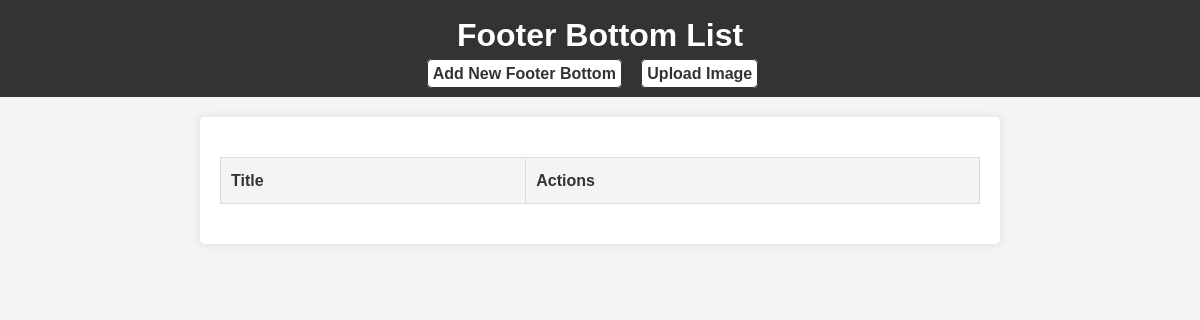
/main/footer, run on an earlier commit of the app's database.
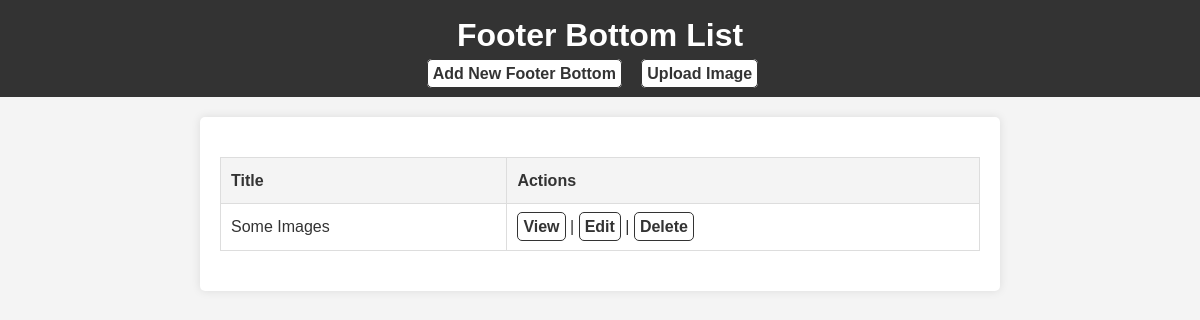
And on a later commit of the database.
### Goods/models.py (models this page shows)
class FooterBottom(models.Model):
    call_center = models.CharField(max_length=255)
    location = models.CharField(max_length=255)
    title = models.CharField(max_length=255)
    facebook_link = models.URLField(max_length=255)
    twitter_link = models.URLField(max_length=255)
    linkedin_link = models.URLField(max_length=255)

### Goods/views.py (the view)
# urls.py: path('footer', views.footer_bottom_list, name='footer_bottom_list'),
def footer_bottom_list(request):
    items = models.FooterBottom.objects.all()
    return render(request, 'footer_bottom/footer_bottom_list.html', {'items': items})

### templates/footer_bottom/footer_bottom_list.html (shortened to what this page needs)
<!DOCTYPE html>
<html lang="en">
{% load static %}
<head>
    <link rel="stylesheet" href="{% static 'assets/css/style5.css' %}">
</head>
<body>
    <header>
        <h1>Footer Bottom List</h1>
        <nav>
            <ul>
                <li><a href="{% url 'footer_bottom_create' %}" class="dark-link">Add New Footer Bottom</a></li>
                <li><a href="{% url 'footer_bottom_img_create' %}" class="dark-link">Upload Image</a></li>
            </ul>
        </nav>
    </header>
    <main>
        <table>
            <tr>
                <th>Title</th>
                <th>Actions</th>
            </tr>
            {% for item in items %}
            <tr>
                <td>{{ item.title }}</td>
                <td class="actions">
                    <a href="{% url 'footer_bottom_detail' item.pk %}"class="dark-link">View</a> |
                    <a href="{% url 'footer_bottom_update' item.pk %}"class="dark-link">Edit</a> |
                    <a href="{% url 'footer_bottom_delete' item.pk %}"class="dark-link">Delete</a>
                </td>
            </tr>
            {% endfor %}
        </table>
    </main>
</body>
</html>

What changed in the data, as far as the page shows it:
added FooterBottom: title "Some Images"
